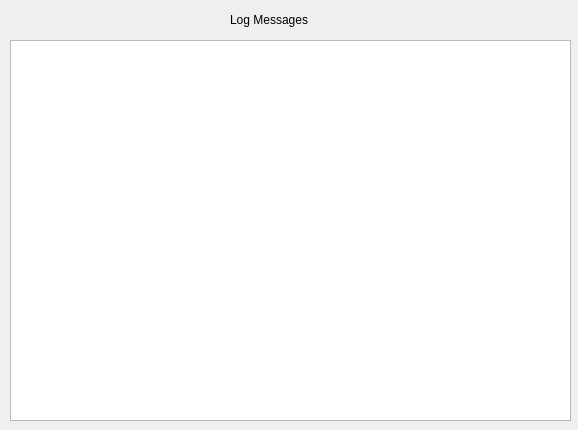
<?xml version="1.0" encoding="UTF-8"?>
<ui version="4.0">
 <class>Dialog</class>
 <widget class="QDialog" name="Dialog">
  <property name="geometry">
   <rect>
    <x>0</x>
    <y>0</y>
    <width>578</width>
    <height>430</height>
   </rect>
  </property>
  <property name="windowTitle">
   <string>Dialog</string>
  </property>
  <widget class="QLabel" name="label">
   <property name="geometry">
    <rect>
     <x>230</x>
     <y>10</y>
     <width>101</width>
     <height>20</height>
    </rect>
   </property>
   <property name="text">
    <string>Log Messages</string>
   </property>
  </widget>
  <widget class="QTableView" name="tableView">
   <property name="geometry">
    <rect>
     <x>10</x>
     <y>40</y>
     <width>561</width>
     <height>381</height>
    </rect>
   </property>
  </widget>
 </widget>
 <resources/>
 <connections/>
</ui>
